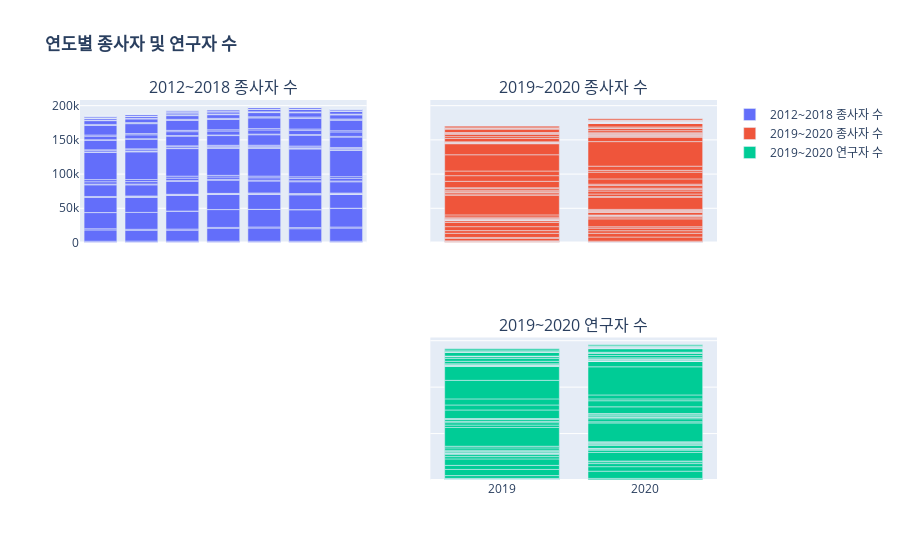

Notebook cell for this chart:
### Code cell
fig = make_subplots(rows=2, cols=2, start_cell="top-left", shared_xaxes=True, shared_yaxes=True, subplot_titles=["2012~2018 종사자 수", "2019~2020 종사자 수", " ", "2019~2020 연구자 수"])

fig.add_bar(x=df_nemp1218["연도"], y=df_nemp1218["종사자"], name="2012~2018 종사자 수", row=1, col=1)
fig.add_bar(x=df_nemp1920["연도"], y=df_nemp1920["종사자"], name="2019~2020 종사자 수", row=1, col=2)
fig.add_bar(x=df_nrsc1920["연도"], y=df_nrsc1920["종사자"], name="2019~2020 연구자 수", row=2, col=2)

fig.update_layout(title="<b>연도별 종사자 및 연구자 수</b>")
fig.show()

### Figure 1 — Plotly figure (JSON) as saved in the notebook; plotly's stock layout.template omitted (floating-point values rounded to 4 significant figures; data arrays with more than 128 entries replaced by an {"elided": "..."} marker saying what was removed)
{"data": [{"name": "2012~2018 종사자 수", "type": "bar", "x": {"elided": "280 int values"}, "xaxis": "x", "y": {"elided": "280 int values"}, "yaxis": "y"}, {"name": "2019~2020 종사자 수", "type": "bar", "x": {"elided": "134 int values"}, "xaxis": "x2", "y": {"elided": "134 int values"}, "yaxis": "y2"}, {"name": "2019~2020 연구자 수", "type": "bar", "x": {"elided": "133 int values"}, "xaxis": "x4", "y": {"elided": "133 int values"}, "yaxis": "y4"}], "layout": {"annotations": [{"font": {"size": 16}, "showarrow": false, "text": "2012~2018 종사자 수", "x": 0.225, "xanchor": "center", "xref": "paper", "y": 1, "yanchor": "bottom", "yref": "paper"}, {"font": {"size": 16}, "showarrow": false, "text": "2019~2020 종사자 수", "x": 0.775, "xanchor": "center", "xref": "paper", "y": 1, "yanchor": "bottom", "yref": "paper"}, {"font": {"size": 16}, "showarrow": false, "text": " ", "x": 0.225, "xanchor": "center", "xref": "paper", "y": 0.375, "yanchor": "bottom", "yref": "paper"}, {"font": {"size": 16}, "showarrow": false, "text": "2019~2020 연구자 수", "x": 0.775, "xanchor": "center", "xref": "paper", "y": 0.375, "yanchor": "bottom", "yref": "paper"}], "title": {"text": "<b>연도별 종사자 및 연구자 수</b>"}, "xaxis": {"anchor": "y", "domain": [0, 0.45], "matches": "x3", "showticklabels": false}, "xaxis2": {"anchor": "y2", "domain": [0.55, 1], "matches": "x4", "showticklabels": false}, "xaxis3": {"anchor": "y3", "domain": [0, 0.45]}, "xaxis4": {"anchor": "y4", "domain": [0.55, 1]}, "yaxis": {"anchor": "x", "domain": [0.625, 1]}, "yaxis2": {"anchor": "x2", "domain": [0.625, 1], "matches": "y", "showticklabels": false}, "yaxis3": {"anchor": "x3", "domain": [0, 0.375]}, "yaxis4": {"anchor": "x4", "domain": [0, 0.375], "matches": "y3", "showticklabels": false}}}
